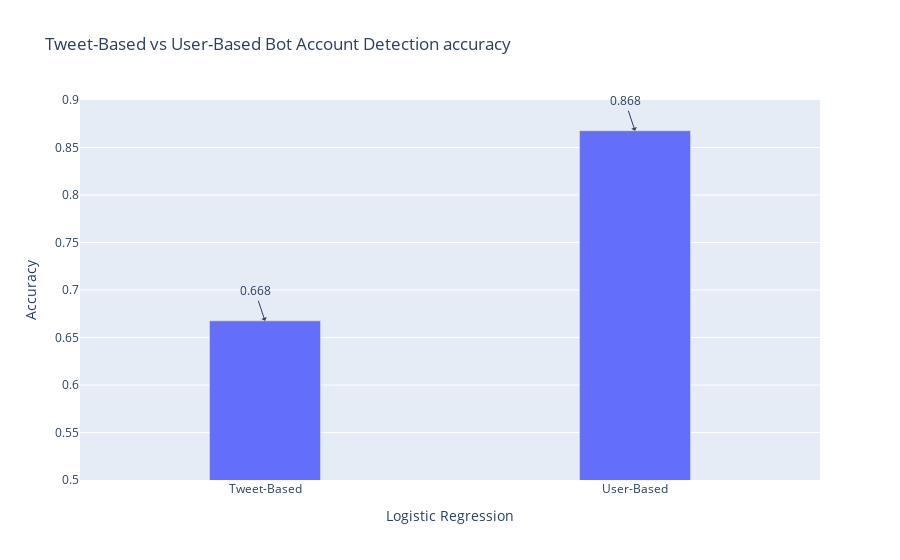

Here is the notebook cell this chart was saved with:
### Code cell
# 对比不加伪装策略时，tweet-based和user-based的效果，使用 lr 模型
compare_tweet_based_and_user_based(lr_tweet_acc, lr_user_acc_with_thd, 'Logistic Regression', title='Tweet-Based vs User-Based Bot Account Detection accuracy')

### Figure 1 — Plotly figure (JSON) as saved in the notebook; plotly's stock layout.template omitted (floating-point values rounded to 4 significant figures)
{"data": [{"type": "bar", "width": 0.3, "x": ["Tweet-Based", "User-Based"], "y": [0.6675, 0.8677]}], "layout": {"annotations": [{"arrowhead": 1, "showarrow": true, "text": "0.668", "x": "Tweet-Based", "y": 0.6675}, {"arrowhead": 1, "showarrow": true, "text": "0.868", "x": "User-Based", "y": 0.8677}], "title": {"text": "Tweet-Based vs User-Based Bot Account Detection accuracy"}, "xaxis": {"title": {"text": "Logistic Regression"}}, "yaxis": {"range": [0.5, 0.9], "title": {"text": "Accuracy"}}}}
